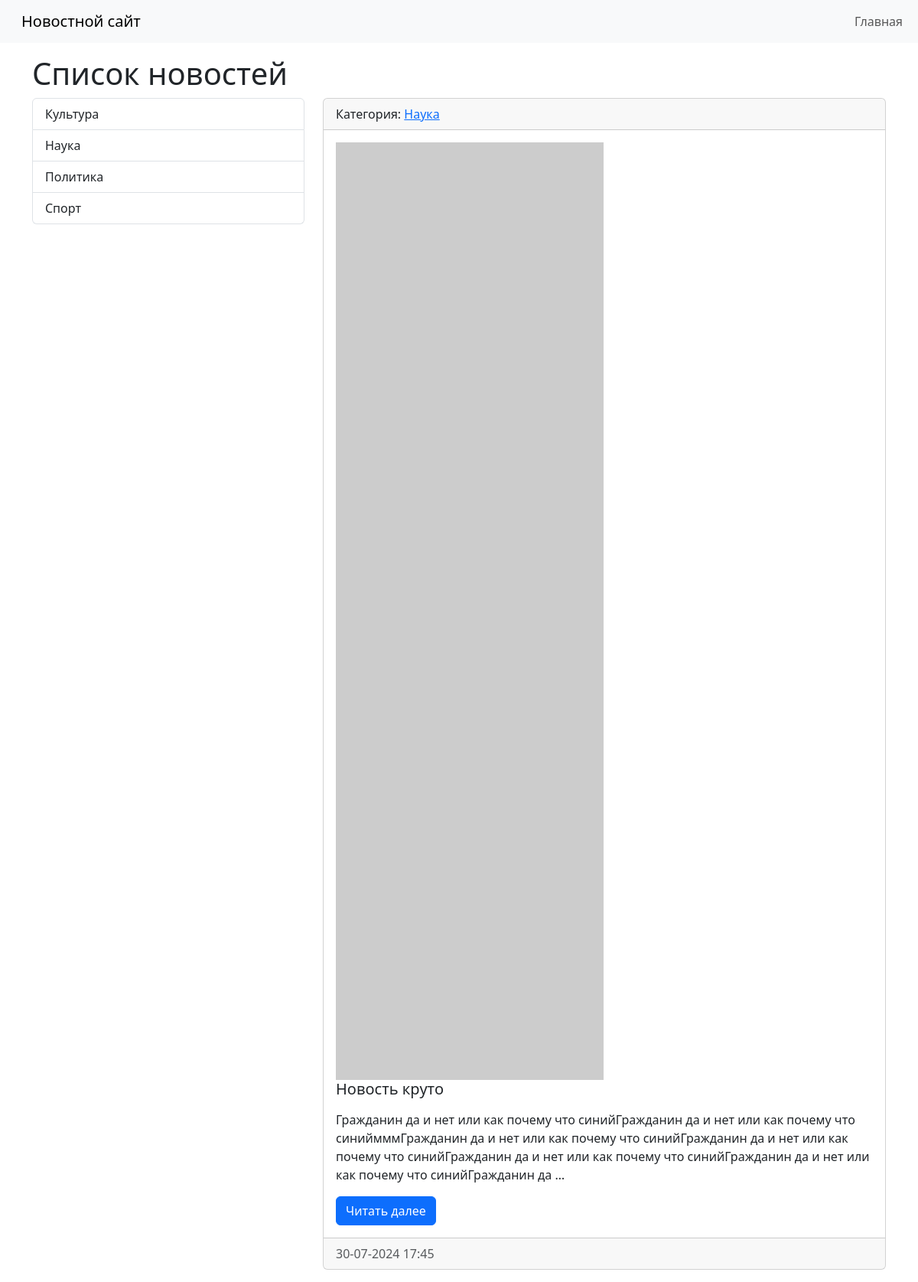
The page / on the database its author committed.
### news/models.py (models this page shows, shortened)
class Category(models.Model):
    title = models.CharField(max_length=150, db_index=True, verbose_name='Наименование категории')
    def __str__(self):
        return self.title
    class Meta:
        verbose_name = 'Категория'
        verbose_name_plural = 'Категории'
        ordering = ['title']

class News(models.Model):
    title = models.CharField(max_length=150, verbose_name='Наименование')
    content = models.TextField(blank=True,  verbose_name='Контент')
    created_at = models.DateTimeField(auto_now_add=True, verbose_name='Дата публикации')
    updated_at = models.DateTimeField(auto_now=True,  verbose_name='Обновлено')
    photo = models.ImageField(upload_to='photos/%Y/%m/%d/',  verbose_name='Фото', blank=True)
    is_published = models.BooleanField(default=True,  verbose_name='Опубликовано')
    category = models.ForeignKey('Category', on_delete=models.PROTECT, null=True, verbose_name='Категории')
    def get_absolute_url(self):
        return reverse('view_news', kwargs={'news_id': self.pk})
    class Meta:
        verbose_name = 'Новость'
        verbose_name_plural = 'Новости'
        ordering = ['-created_at']

### news/views.py (the view)
# urls.py: path('', index, name='home'),
def index(request):
    news = News.objects.all()
    categories = Category.objects.all()
    context = {
        'news': news,
        'title': 'Список новостей',
        'categories': categories,
    }
    return render(request, 'news/index.html', context=context)

### news/templates/news/index.html (shortened to what this page needs)
  <!doctype html>
  <html lang="en">
    <head>
      <link rel="stylesheet" href="https://cdn.jsdelivr.net/npm/bootstrap@5.3.3/dist/css/bootstrap.rtl.min.css">
    </head>
    <body>
    <nav class="navbar navbar-expand-lg bg-body-tertiary">
    <div class="container-fluid">
      <a class="navbar-brand" href="/">Новостной сайт</a>
      <div class="collapse navbar-collapse" id="navbarSupportedContent">
        <ul class="navbar-nav me-auto mb-2 mb-lg-0">
          <li class="nav-item"><a class="nav-link" href="/">Главная</a>
          </ul>
        </div>
    </nav>
    <div class="container mt-3">
      <h1>{{ title }}</h1>
      <div class="row">
        <div class="col-md-4">
          <div class="list-group">
            {% for item in categories %}
            <a href="/category/{{ item.pk }}" class="list-group-item list-group-item-action">{{ item.title }}</a>
            {% endfor %}
          </div>
        </div>
        <div class="col-md-8">
      {% for item in news %}
      <div class="card mb-3">
    <div class="card-header">
      Категория: <a href="{% url 'category' item.category.pk %}">{{ item.category }}</a>
    </div>
    <div class="card-body">
      <div class="media">
           {% if item.photo %}
          <img src="{{ item.photo.url }}" alt="News image" class="mr-3" width="350">
          {% else %}
        <img src="https://picsum.photos/id/100/350/235/?blur=2" alt="Default image" width="350" class="mr-3">
        {% endif %}
        <div class="media-body">
            <h5 class="card-title">{{ item.title }}</h5>
          <p class="card-text">{{ item.content|safe|linebreaks|truncatewords:50 }}</p>
      <a href="{{ item.get_absolute_url }}" class="btn btn-primary">Читать далее</a>
          </div>
        </div>
    </div>
  <div class="card-footer text-muted">
        {{ item.created_at|date:"d-m-Y H:i" }}
  </div>
      </div>
      {% endfor %}
      </div>
      </div>
    </div>
    </body>
  </html>

### rows shown on the page
Category: title "Культура"
Category: title "Наука"
Category: title "Политика"
Category: title "Спорт"
News: category "Наука", title "Новость круто", content "Гражданин да и нет или как почему что синийГражданин да и нет или как почему что синиймммГражданин да и нет или как почему что синийГражданин да и нет или как почему что синийГражданин да и нет или как почему что синийГражданин да и нет или как почему что синийГражданин да …", created_at "30-07-2024 17:45"

### other values the page prints
{{ title }} "Список новостей"
